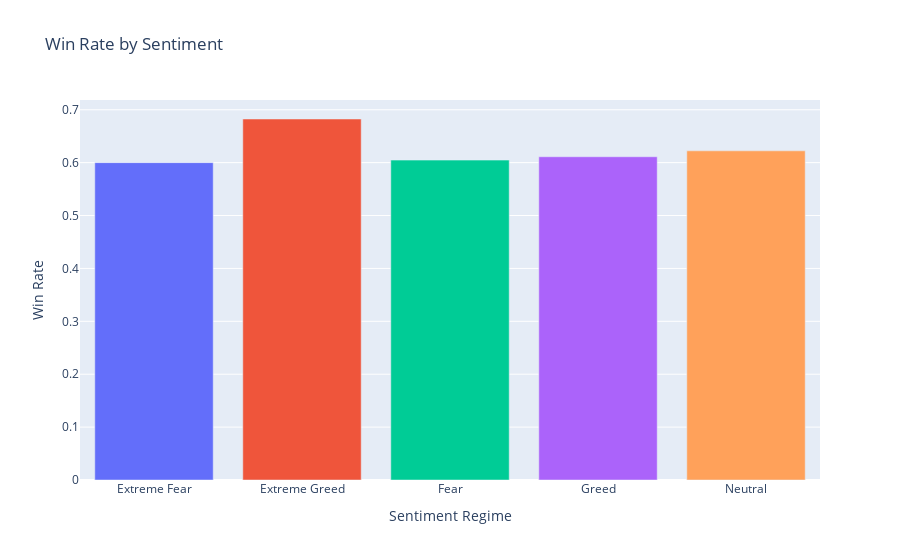

This figure's notebook cell:
### Code cell
fig = px.bar(
    win_rate,
    x="classification",
    y="win_day",
    color="classification",
    title="Win Rate by Sentiment"
)
fig.update_layout(
    yaxis_title="Win Rate",
    xaxis_title="Sentiment Regime",
    showlegend=False
)
fig.show()

### Figure 1 — Plotly figure (JSON) as saved in the notebook; plotly's stock layout.template omitted (floating-point values rounded to 4 significant figures)
{"data": [{"hovertemplate": "classification=%{x}<br>win_day=%{y}<extra></extra>", "legendgroup": "Extreme Fear", "marker": {"color": "#636efa", "pattern": {"shape": ""}}, "name": "Extreme Fear", "orientation": "v", "showlegend": true, "textposition": "auto", "type": "bar", "x": ["Extreme Fear"], "xaxis": "x", "y": [0.6], "yaxis": "y"}, {"hovertemplate": "classification=%{x}<br>win_day=%{y}<extra></extra>", "legendgroup": "Extreme Greed", "marker": {"color": "#EF553B", "pattern": {"shape": ""}}, "name": "Extreme Greed", "orientation": "v", "showlegend": true, "textposition": "auto", "type": "bar", "x": ["Extreme Greed"], "xaxis": "x", "y": [0.6825], "yaxis": "y"}, {"hovertemplate": "classification=%{x}<br>win_day=%{y}<extra></extra>", "legendgroup": "Fear", "marker": {"color": "#00cc96", "pattern": {"shape": ""}}, "name": "Fear", "orientation": "v", "showlegend": true, "textposition": "auto", "type": "bar", "x": ["Fear"], "xaxis": "x", "y": [0.6048], "yaxis": "y"}, {"hovertemplate": "classification=%{x}<br>win_day=%{y}<extra></extra>", "legendgroup": "Greed", "marker": {"color": "#ab63fa", "pattern": {"shape": ""}}, "name": "Greed", "orientation": "v", "showlegend": true, "textposition": "auto", "type": "bar", "x": ["Greed"], "xaxis": "x", "y": [0.6111], "yaxis": "y"}, {"hovertemplate": "classification=%{x}<br>win_day=%{y}<extra></extra>", "legendgroup": "Neutral", "marker": {"color": "#FFA15A", "pattern": {"shape": ""}}, "name": "Neutral", "orientation": "v", "showlegend": true, "textposition": "auto", "type": "bar", "x": ["Neutral"], "xaxis": "x", "y": [0.6223], "yaxis": "y"}], "layout": {"barmode": "relative", "legend": {"title": {"text": "classification"}, "tracegroupgap": 0}, "showlegend": false, "title": {"text": "Win Rate by Sentiment"}, "xaxis": {"anchor": "y", "categoryarray": ["Extreme Fear", "Extreme Greed", "Fear", "Greed", "Neutral"], "categoryorder": "array", "domain": [0, 1], "title": {"text": "Sentiment Regime"}}, "yaxis": {"anchor": "x", "domain": [0, 1], "title": {"text": "Win Rate"}}}}
